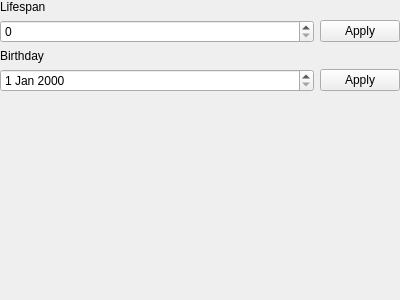
<?xml version="1.0" encoding="UTF-8"?>
<ui version="4.0">
 <class>ModuleSettingPage</class>
 <widget class="QStackedWidget" name="ModuleSettingPage">
  <property name="geometry">
   <rect>
    <x>0</x>
    <y>0</y>
    <width>400</width>
    <height>300</height>
   </rect>
  </property>
  <property name="windowTitle">
   <string>StackedWidget</string>
  </property>
  <widget class="QWidget" name="page">
   <layout class="QGridLayout" name="gridLayout">
    <property name="leftMargin">
     <number>0</number>
    </property>
    <property name="topMargin">
     <number>0</number>
    </property>
    <property name="rightMargin">
     <number>0</number>
    </property>
    <property name="bottomMargin">
     <number>0</number>
    </property>
    <item row="0" column="0">
     <widget class="QLabel" name="label_lifesapn">
      <property name="text">
       <string>Lifespan</string>
      </property>
     </widget>
    </item>
    <item row="1" column="0">
     <widget class="QSpinBox" name="spinBox_lifespan">
      <property name="sizePolicy">
       <sizepolicy hsizetype="MinimumExpanding" vsizetype="Fixed">
        <horstretch>0</horstretch>
        <verstretch>0</verstretch>
       </sizepolicy>
      </property>
      <property name="maximum">
       <number>1000</number>
      </property>
     </widget>
    </item>
    <item row="1" column="1">
     <widget class="QPushButton" name="pushButton_lifespan">
      <property name="text">
       <string>Apply</string>
      </property>
     </widget>
    </item>
    <item row="2" column="0">
     <widget class="QLabel" name="label_birthday">
      <property name="text">
       <string>Birthday</string>
      </property>
     </widget>
    </item>
    <item row="3" column="0">
     <widget class="QDateEdit" name="dateEdit_birthday">
      <property name="sizePolicy">
       <sizepolicy hsizetype="MinimumExpanding" vsizetype="Fixed">
        <horstretch>0</horstretch>
        <verstretch>0</verstretch>
       </sizepolicy>
      </property>
     </widget>
    </item>
    <item row="3" column="1">
     <widget class="QPushButton" name="pushButton_birthday">
      <property name="text">
       <string>Apply</string>
      </property>
     </widget>
    </item>
    <item row="4" column="1">
     <spacer name="verticalSpacer">
      <property name="orientation">
       <enum>Qt::Vertical</enum>
      </property>
      <property name="sizeHint" stdset="0">
       <size>
        <width>20</width>
        <height>185</height>
       </size>
      </property>
     </spacer>
    </item>
   </layout>
  </widget>
 </widget>
 <resources/>
 <connections/>
</ui>
